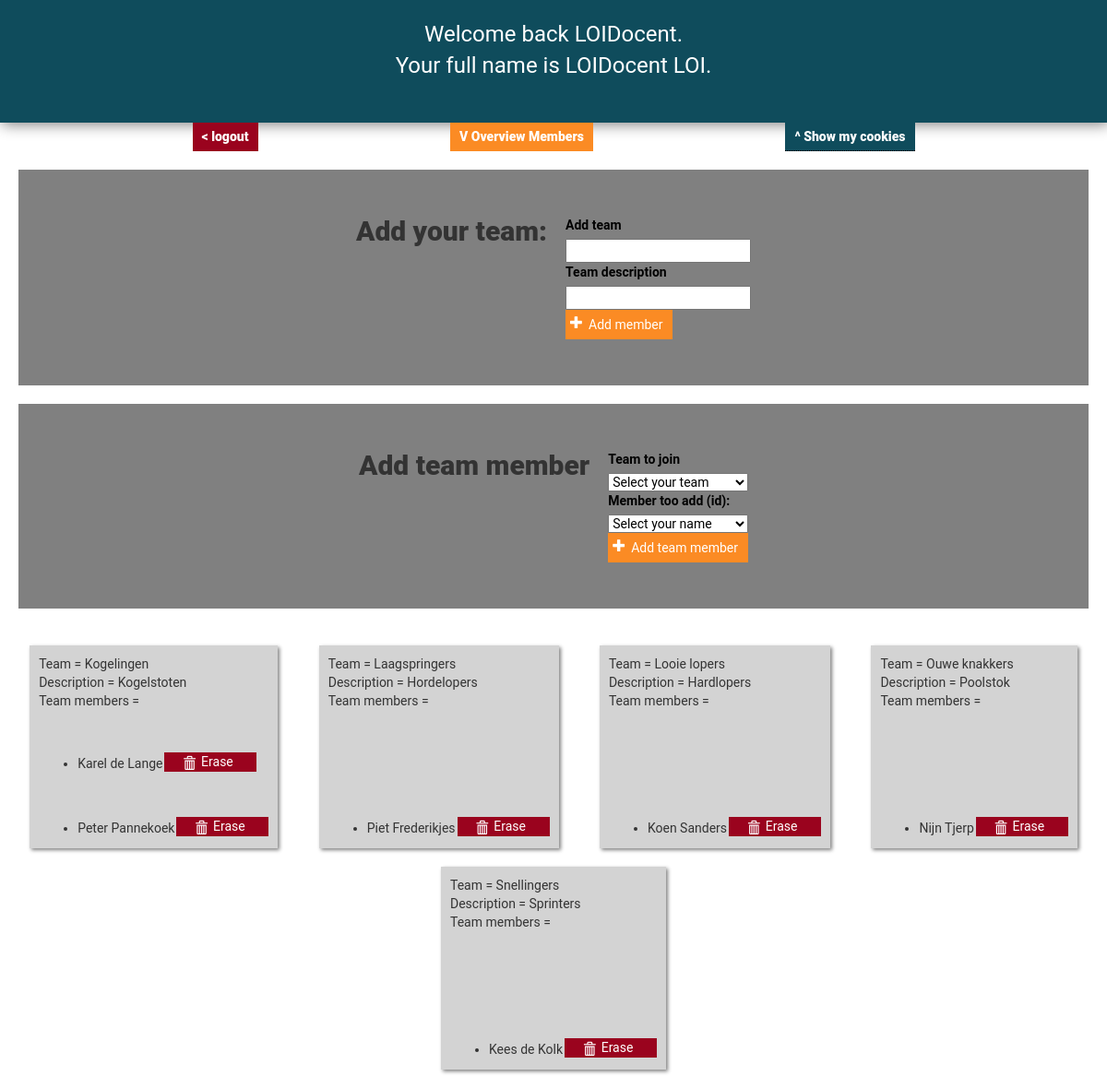
The page /teams.php (signed in) on the database its author committed.
### tables this page shows
CREATE TABLE `teams` (
  `team_name` varchar(128) NOT NULL,
  `description` varchar(255) NOT NULL
);

CREATE TABLE `team_member` (
  `team_member_id` int(11) NOT NULL,
  `team_name` varchar(32) NOT NULL,
  `member_id` varchar(32) NOT NULL
);

CREATE TABLE `members` (
  `member_id` int(11) NOT NULL,
  `name` varchar(128) DEFAULT NULL,
  `postal` varchar(6) NOT NULL,
  `house_number` varchar(128) DEFAULT NULL
);

### teams.php (the view, shortened to what this page needs)
<!DOCTYPE html>
<html>
<head>
    <link rel="stylesheet" href="https://maxcdn.bootstrapcdn.com/bootstrap/3.3.7/css/bootstrap.min.css">
</head>
<body>
    <?php
    require_once 'db_creds.php';
    try {
        $pdo = new PDO($attr, $user, $pass, $opts);
    } catch (PDOException $e) {
        throw new PDOException($e->getMessage(), (int)$e->getCode());
    }
    $query  = "SELECT * FROM teams";
    $allTeams = $pdo->query($query);
    ?>
    <?php
        if (isset($_COOKIE['userForename']))
        {
            $forename = htmlspecialchars($_COOKIE['userForename']);
            $surname  = htmlspecialchars($_COOKIE['userSurname']);
            echo "<div class='welcome-message'><p>Welcome back $forename.<br>
                  Your full name is $forename $surname.</p><br></div>";
        } elseif (!isset($_SESSION['forename'])) {
            header("Location: authenticate.php");
            exit();
        }
    ?>
    <nav class="main-menu">
        <div class="menu menu-1">
            <a href="logout.php">< logout</a>
        </div>
        <div class="menu menu-2">
            <a href="members.php">V Overview Members</a>
        </div>
        <div class="menu menu-3 popup">^ Show my cookies
        </div>
    </nav>
    <div class="add-block">
        <h2 style="font-weight: 900;">Add your team:</h2>
        <form action="teams.php" method="post">
            <label for="team_name">Add team</label>
            <input type="text" name="team_name">
            <label for="description">Team description</label>
            <input type="text" name="description">
            <div class="input-buttons">
                <div class="add-team">
                    <i class="glyphicon glyphicon-plus" style="float: left;"></i>
                    <input type="submit" value="Add member" style="border: none; background: transparent;">
                </div>
            </div>
        </form>
    </div>
    <div class="add-block">
        <h2 style="font-weight: 900;">Add team member</h2>
        <form action="teams.php" method="post">
            <label for="team_name">Team to join</label>
            <select name="team_name">
                <option value="" disabled selected>Select your team</option>
            </select>
            <label for="member_id">Member too add (id):</label>
            <select name="member_id">
                <option value="" disabled selected>Select your name</option>
            </select>
            <div class="input-buttons">
                <div class="add-member">
                    <i class="glyphicon glyphicon-plus" style="float: left;"></i>
                    <input type="submit" value="Add team member" style="border: none; background: transparent;">
                </div>
            </div>
        </form>
    </div>
    <div class="teams-overview">
    <?php
    foreach ($allTeams as $team) : ?>
        <div class="team-overview-info">
            Team =  <?= $team['team_name'] ?><br>
            Description =  <?= $team['description'] ?> <br>
            Team members =
            <?php
            $query  = "SELECT * FROM team_member WHERE team_name='" . $team['team_name'] . "'";
            $team_members = $pdo->query($query);
            foreach($team_members as $team_member){
                $query  = "SELECT * FROM members WHERE member_id=" . $team_member['member_id'];
                $members = $pdo->query($query)->fetch();
                ?>
                <div class="member-erase">
                    <ul style="float: left;">
                        <li><?php  echo $members['name']; ?></li>
                    </ul>
                    <form action='teams.php' method='post'>
                        <div class="delete-member">
                            <i class="glyphicon glyphicon-trash" style="float: left;"></i>
                            <input type='submit' value='Erase' style="margin: -5px 0px 0px 0px; border: none; background: transparent; float: left;">
                        </div>
                    </form>
                </div>
                <?php
            }
            ?>
        </div>
    <?php endforeach;
    ?>
    </div>
</body>
</html>

### db_creds.php (style rules this page uses)
body { font-family: 'Roboto'; }
ul { margin: 2px; }

### teams.php (style rules this page uses)
:root { --purple: #5f0f40; --red: #9a031e; --yellow: #fb8b24; --orange: #e36414; --blue: #0f4c5c; --font: "Montserrat"; --title: "Roboto"; }
.add-member, .add-team { background: var(--yellow); padding: 5px; border: none; color: white; }
.teams-overview { display: flex; flex-direction: row; flex-wrap: wrap; gap: 20px; padding: 20px; justify-content: space-evenly; }
.team-overview-info { display: flex; flex-direction: column; justify-content: space-between; background-color: lightgray; padding: 10px; text-align: left; margin: auto; min-height: 220px; box-shadow: 2px 2px 4px gray; }
.delete-member { background: var(--red); padding-top: 4px; border: none; color: white; width: 100px; display: flex; flex-direction: row; justify-content: center; }
.add-block { background: gray; padding: 50px; border: none; display: flex; flex-direction: row; justify-content: center; margin: 20px; }
h2 { padding-right: 20px; margin: 0; }
.input-buttons { display: flex; align-items: center;z padding: 10px 5px; background-color: gray; }
form { display: flex; flex-direction: column; color: black; }
.welcome-message { width: 100%; text-align: center; background-color: var(--blue); color: white; font-size: 24px; padding-top: 20px; box-shadow: 2px 2px 15px grey; }
.main-menu { display: flex; flex-direction: row; justify-content: space-evenly; }
.menu { padding: 5px 10px; text-decoration: none; color: white; font-weight: 900; }
.menu a { color: white; }
.menu-1 { background-color: var(--red); }
.menu-2 { background-color: var(--yellow); }
.menu-3 { position: relative; display: inline-block; border-bottom: 1px dotted black; background-color: var(--blue); }

### rows shown on the page
teams: team_name "Kogelingen", description "Kogelstoten"
team_member: member.name "Karel de Lange"
team_member: member.name "Peter Pannekoek"
teams: team_name "Laagspringers", description "Hordelopers"
team_member: member.name "Piet Frederikjes"
teams: team_name "Looie lopers", description "Hardlopers"
team_member: member.name "Koen Sanders"
teams: team_name "Ouwe knakkers", description "Poolstok"
team_member: member.name "Nijn Tjerp"
teams: team_name "Snellingers", description "Sprinters"
team_member: member.name "Kees de Kolk"

### other values the page prints
$forename "LOIDocent"
$surname "LOI"
